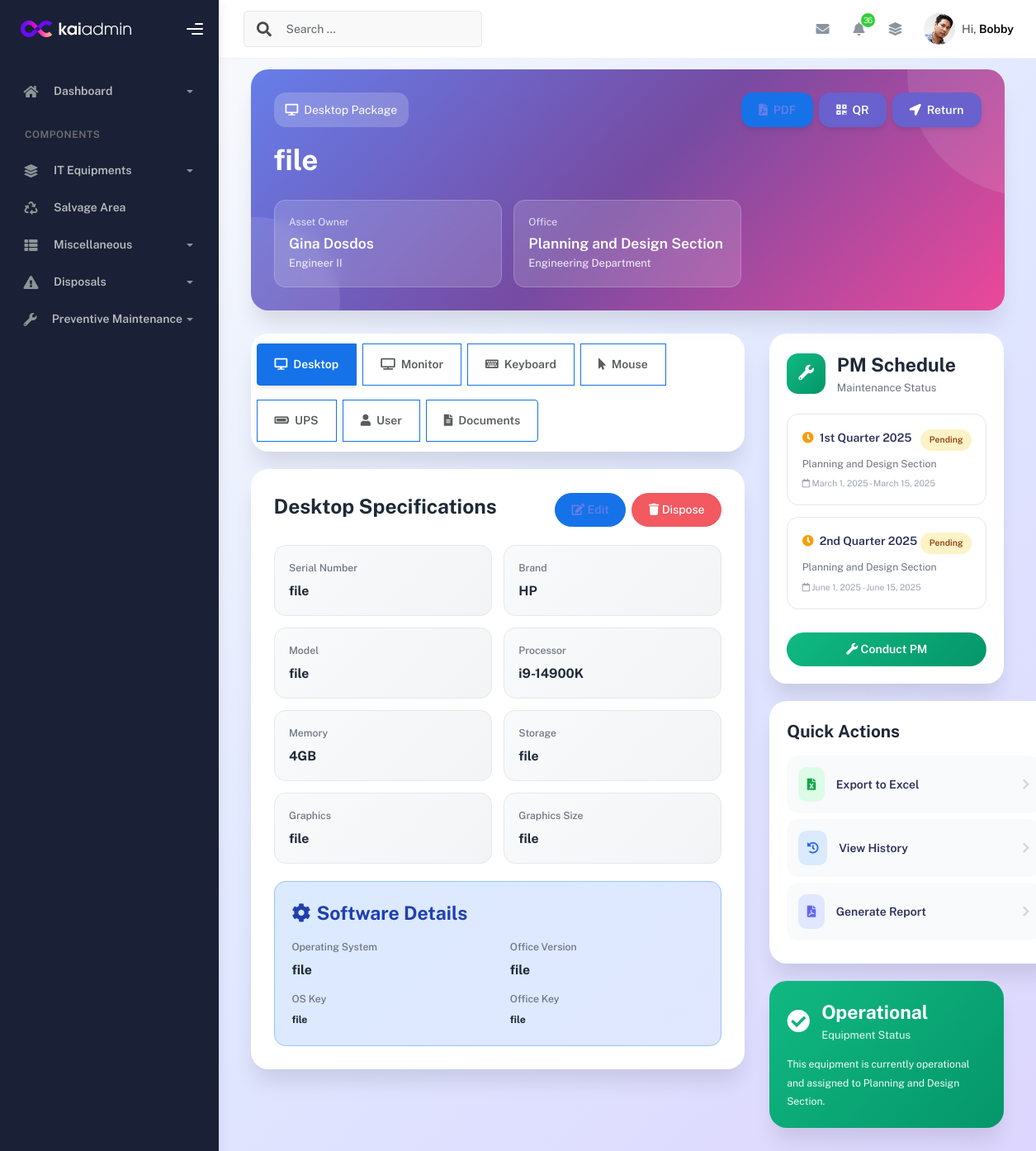
The page /desktop_details_view/55/ (signed in) on the database as committed earlier.
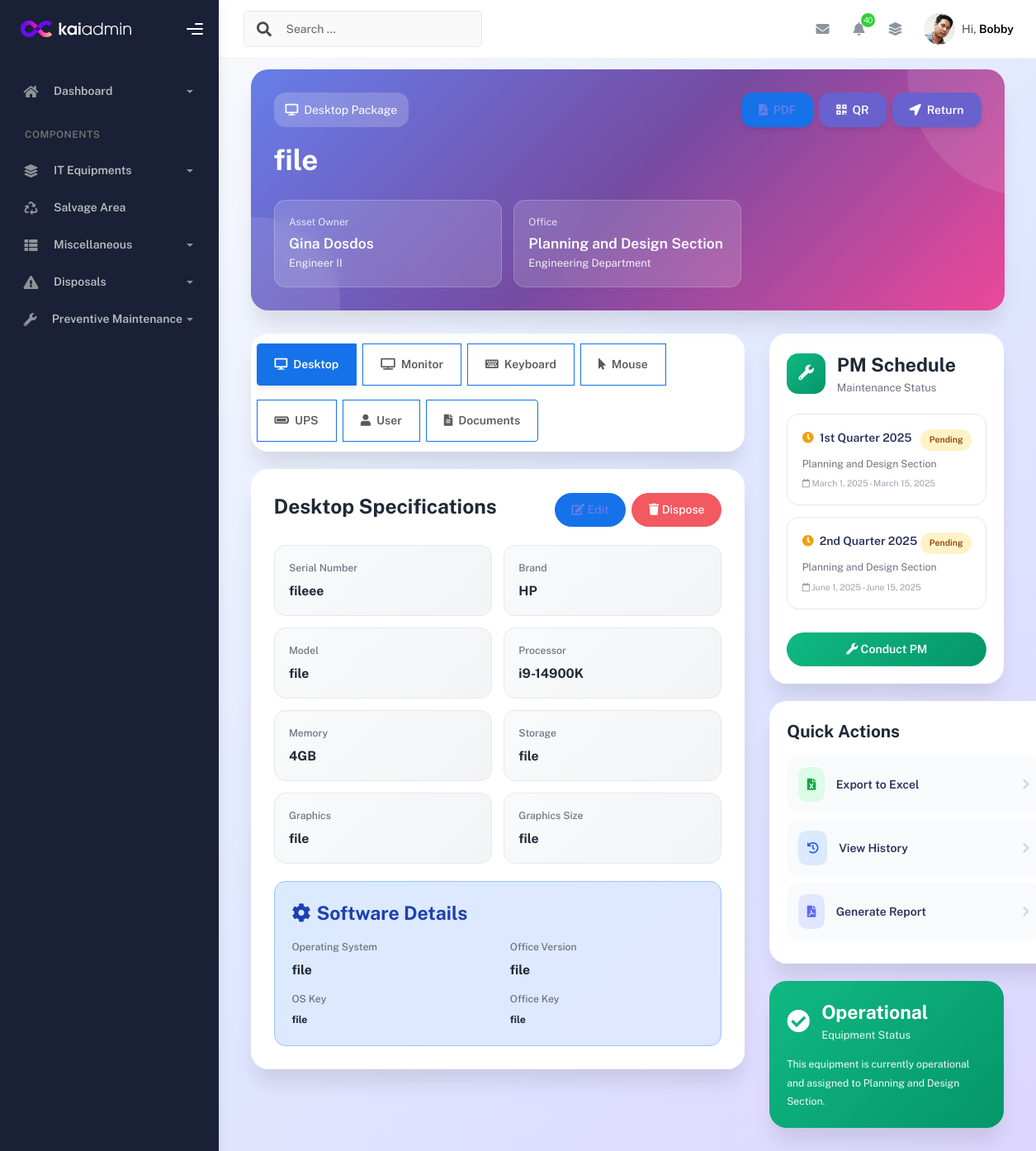
The same page on the database as committed later.
### inventory/models.py (models this page shows, shortened)
class DesktopDetails(models.Model):
    equipment_package = models.ForeignKey(
        Equipment_Package, related_name='desktop_details', on_delete=models.CASCADE
    )
    serial_no = models.CharField(max_length=255)
    serial_no_norm = models.CharField(
        max_length=255, null=True, blank=True,
        db_index=True, editable=False, unique=True
    )
    computer_name = models.CharField(max_length=255, unique=True, null=True)
    brand_name = models.ForeignKey(Brand, on_delete=models.SET_NULL, null=True, blank=True)
    model = models.CharField(max_length=255, null=True)
    processor = models.CharField(max_length=33, null=True)
    memory = models.CharField(max_length=100, null=True)
    drive = models.CharField(max_length=332, null=True)
    desktop_Graphics = models.CharField(max_length=100, blank=True, null=True)
    desktop_Graphics_Size = models.CharField(max_length=100, blank=True, null=True)
    desktop_OS = models.CharField(max_length=100, blank=True, null=True)
    desktop_Office = models.CharField(max_length=100, blank=True, null=True)
    desktop_OS_keys = models.CharField(max_length=100, blank=True, null=True)
    desktop_Office_keys = models.CharField(max_length=100, blank=True, null=True)
    is_disposed = models.BooleanField(default=False)
    created_at = models.DateTimeField(default=timezone.now)

class Brand(models.Model):
    name = models.CharField(max_length=100, unique=True)
    is_keyboard = models.BooleanField(default=False)
    is_mouse = models.BooleanField(default=False)
    is_monitor = models.BooleanField(default=False)
    is_ups = models.BooleanField(default=False)
    is_desktop = models.BooleanField(default=False)
    is_printer = models.BooleanField(default=False)
    is_laptop = models.BooleanField(default=False)
    def __str__(self):
        return self.name

### inventory/views.py (the view)
# urls.py: path('desktop_details_view/<int:package_id>/', views.desktop_details_view, name='desktop_details_view'),
@login_required
def desktop_details_view(request, package_id):
    equipment_package = get_object_or_404(Equipment_Package, id=package_id)
    desktop_details = DesktopDetails.objects.filter(equipment_package=equipment_package, is_disposed=False).first()
    if not equipment_package.qr_code:
        equipment_package.generate_qr_code()
        equipment_package.save()
    keyboard_detailsx = KeyboardDetails.objects.filter(equipment_package=equipment_package, is_disposed=False)
    mouse_details = MouseDetails.objects.filter(equipment_package=equipment_package, is_disposed=False)
    monitor_detailsx = MonitorDetails.objects.filter(equipment_package=equipment_package, is_disposed=False)
    ups_details = UPSDetails.objects.filter(equipment_package=equipment_package, is_disposed=False)
    documents_details = DocumentsDetails.objects.filter(equipment_package=equipment_package)
    user_details = UserDetails.objects.filter(equipment_package=equipment_package).first()
    disposed_desktop = DisposedDesktopDetail.objects.filter(desktop__equipment_package=equipment_package)
    disposed_keyboards = DisposedKeyboard.objects.filter(keyboard_dispose_db__equipment_package=equipment_package)
    disposed_mouse = DisposedMouse.objects.filter(mouse_db__equipment_package=equipment_package)
    disposed_monitor = DisposedMonitor.objects.filter(monitor_disposed_db__equipment_package=equipment_package)
    disposed_ups = DisposedUPS.objects.filter(ups_db__equipment_package=equipment_package)
    has_active_desktop = DesktopDetails.objects.filter(equipment_package=equipment_package, is_disposed=False).exists()
    has_active_keyboards = keyboard_detailsx.exists()
    has_active_mouse = mouse_details.exists()
    has_active_monitor = monitor_detailsx.exists()
    has_active_ups = ups_details.exists()
    desktops_disposed_filter = DesktopDetails.objects.filter(equipment_package=equipment_package, is_disposed=False)
    desktop_brands  = Brand.objects.filter(is_desktop=True)
    monitor_brands  = Brand.objects.filter(is_monitor=True)
    keyboard_brands = Brand.objects.filter(is_keyboard=True)
    mouse_brands    = Brand.objects.filter(is_mouse=True)
    ups_brands      = Brand.objects.filter(is_ups=True)
    pm_assignments = PMScheduleAssignment.objects.filter(
        equipment_package=equipment_package
    ).select_related(
        'pm_section_schedule__section',
        'pm_section_schedule__quarter_schedule'
    )
    maintenance_records = PreventiveMaintenance.objects.filter(
        equipment_package=equipment_package
    ).select_related(
        "pm_schedule_assignment__pm_section_schedule__quarter_schedule"
    ).order_by("-date_accomplished")
    enduser_history = EndUserChangeHistory.objects.filter(equipment_package=equipment_package)
    assetowner_history = AssetOwnerChangeHistory.objects.filter(equipment_package=equipment_package)
    employees = Employee.objects.all()
    salvaged_monitors = SalvagedMonitor.objects.filter(is_reassigned=False).order_by("-salvage_date")
    salvaged_keyboards = SalvagedKeyboard.objects.filter(is_reassigned=False).order_by("-salvage_date")
    salvaged_mice = SalvagedMouse.objects.filter(is_reassigned=False).order_by("-salvage_date")
    salvaged_ups = SalvagedUPS.objects.filter(is_reassigned=False).order_by("-salvage_date")
    salvaged_monitors_view = SalvagedMonitor.objects.filter(
        equipment_package=equipment_package,
        is_reassigned=False,
        is_disposed=False
    ).order_by("-salvage_date")
    salvaged_keyboards_view = SalvagedKeyboard.objects.filter(
        equipment_package=equipment_package,
        is_reassigned=False,
        is_disposed=False
    ).order_by("-salvage_date")
    salvaged_mice_view = SalvagedMouse.objects.filter(
        equipment_package=equipment_package,
        is_reassigned=False,
        is_disposed=False
    ).order_by("-salvage_date")
    salvaged_ups_view = SalvagedUPS.objects.filter(
        equipment_package=equipment_package,
        is_reassigned=False,
        is_disposed=False
    ).order_by("-salvage_date")
    return render(request, 'desktop_details_view.html', {
        'desktop_detailsx': desktop_details,
        'equipment_package': equipment_package,
        'keyboard_detailse': keyboard_detailsx.first(),
        'monitor_detailse': monitor_detailsx.first(),
        'mouse_detailse': mouse_details.first(),
        'ups_detailse': ups_details.first(),
        'documents_detailse': documents_details.first(),
        'user_details': user_details,
        'disposed_desktop': disposed_desktop,
        'disposed_keyboards': disposed_keyboards,
        'disposed_mouse': disposed_mouse,
        'disposed_monitor': disposed_monitor,
        'disposed_ups': disposed_ups,
        'has_active_desktop': has_active_desktop,
        'has_active_keyboards': has_active_keyboards,
        'has_active_mouse': has_active_mouse,
        'has_active_monitor': has_active_monitor,
        'has_active_ups': has_active_ups,
        'desktops_disposed_filter': desktops_disposed_filter,
        'desktop_brands': desktop_brands,
        'monitor_brands': monitor_brands,
        'keyboard_brands': keyboard_brands,
        'mouse_brands': mouse_brands,
        'ups_brands': ups_brands,
        'employees': employees,
        'enduser_history': enduser_history,
        'assetowner_history': assetowner_history,
        'pm_assignments': pm_assignments,
        'maintenance_records': maintenance_records,
        'salvaged_monitors': salvaged_monitors,
        'salvaged_keyboards': salvaged_keyboards,
        'salvaged_mice': salvaged_mice,
        'salvaged_ups': salvaged_ups,
        'salvaged_monitors_view': salvaged_monitors_view,
        'salvaged_keyboards_view': salvaged_keyboards_view,
        'salvaged_mice_view': salvaged_mice_view,
        'salvaged_ups_view': salvaged_ups_view,
    })

### inventory/models.py (called while the page is built)
    def __str__(self):
        return self.name

    @property
    def avatar_url(self):
        if self.avatar and hasattr(self.avatar, "url"):
            return self.avatar.url
        return "/static/img/default-avatar.png"

### templates/desktop_details_view.html (shortened to what the changed rows need)
{% extends 'base.html' %}
{% load static %}
{% block content %}
{% load custom_filters %}
<div class="modern-container">
  <div class="container-fluid">
    <div class="hero-header">
      <div class="hero-content">
        <div class="d-flex justify-content-between align-items-start flex-wrap">
          <div class="flex-grow-1">
            <div class="hero-badge">
              <i class="fas fa-desktop"></i>
              <span>Desktop Package</span>
            </div>
            <h1 class="hero-title">{{ desktop_detailsx.computer_name }}</h1>
            <div class="info-cards">
              <div class="info-card">
              </div>
              <div class="info-card">
              </div>
            </div>
          </div>
        </div>
      </div>
    </div>
    <div class="row">
      <div class="col-lg-8">
        <div class="tab-content" id="pills-tabContent">
          <div class="tab-pane fade show active" id="pills-desktop" role="tabpanel">
            <div class="modern-card">
              <div class="card-header-modern">
                <h2 class="card-title-modern">Desktop Specifications</h2>
              </div>
              {% if has_active_desktop %}
              <div class="spec-grid">
                <div class="spec-item">
                  <div class="spec-label">Serial Number</div>
                  <div class="spec-value">{{ desktop_detailsx.serial_no }}</div>
                </div>
                <div class="spec-item">
                  <div class="spec-label">Brand</div>
                  <div class="spec-value">{{ desktop_detailsx.brand_name }}</div>
                </div>
                <div class="spec-item">
                  <div class="spec-label">Model</div>
                  <div class="spec-value">{{ desktop_detailsx.model }}</div>
                </div>
                <div class="spec-item">
                  <div class="spec-label">Processor</div>
                  <div class="spec-value">{{ desktop_detailsx.processor }}</div>
                </div>
                <div class="spec-item">
                  <div class="spec-label">Memory</div>
                  <div class="spec-value">{{ desktop_detailsx.memory }}</div>
                </div>
                <div class="spec-item">
                  <div class="spec-label">Storage</div>
                  <div class="spec-value">{{ desktop_detailsx.drive }}</div>
                </div>
                <div class="spec-item">
                  <div class="spec-label">Graphics</div>
                  <div class="spec-value">{{ desktop_detailsx.desktop_Graphics|default:"—" }}</div>
                </div>
                <div class="spec-item">
                  <div class="spec-label">Graphics Size</div>
                  <div class="spec-value">{{ desktop_detailsx.desktop_Graphics_Size|default:"—" }}</div>
                </div>
              </div>
              <div class="software-section">
                <h3 class="software-title">
                  <i class="fas fa-cog"></i>
                  Software Details
                </h3>
                <div class="row">
                  <div class="col-md-6 mb-3">
                    <div class="spec-label">Operating System</div>
                    <div class="spec-value">{{ desktop_detailsx.desktop_OS|default:"—" }}</div>
                  </div>
                  <div class="col-md-6 mb-3">
                    <div class="spec-label">Office Version</div>
                    <div class="spec-value">{{ desktop_detailsx.desktop_Office|default:"—" }}</div>
                  </div>
                  <div class="col-md-6">
                    <div class="spec-label">OS Key</div>
                    <div class="spec-value" style="font-size: 0.875rem;">{{ desktop_detailsx.desktop_OS_keys|default:"—" }}</div>
                  </div>
                  <div class="col-md-6">
                    <div class="spec-label">Office Key</div>
                    <div class="spec-value" style="font-size: 0.875rem;">{{ desktop_detailsx.desktop_Office_keys|default:"—" }}</div>
                  </div>
                </div>
              </div>
              {% endif %}
            </div>
          </div>
        </div>
      </div>
    </div>
  </div>
</div>
{% include 'desktop/modals/key/add_keyboard_modal.html' %}
{% endblock %}

### templates/base.html (shortened to what the changed rows need)
{% load static %}
<!DOCTYPE html>
<html lang="en">
<head>
  {% block head %}
  <link rel="stylesheet" href="{% static 'css/bootstrap.min.css' %}">
  <link rel="stylesheet" href="{% static 'css/plugins.min.css' %}">
  <link rel="stylesheet" href="{% static 'css/kaiadmin.min.css' %}">
  <link rel="stylesheet" href="{% static 'css/fonts.min.css' %}">
  {% endblock %}
</head>
<body>
  <div class="wrapper">
    <div class="main-panel">
      {% block navbar %}
      <div class="main-header">
        <nav class="navbar navbar-header navbar-header-transparent navbar-expand-lg border-bottom">
          <div class="container-fluid">
            <ul class="navbar-nav topbar-nav ms-md-auto align-items-center">
              <li class="nav-item topbar-icon dropdown hidden-caret">
                <a class="nav-link dropdown-toggle" href="#" id="notifDropdown" role="button" data-bs-toggle="dropdown" aria-haspopup="true" aria-expanded="false">
                  <i class="fa fa-bell"></i>
                  {% if pending_pm_count > 0 %}
                    <span class="notification">{{ pending_pm_count }}</span>
                  {% endif %}
                </a>
              </li>
            </ul>
          </div>
        </nav>
      </div>
      {% endblock %}
      {% block content %}{% endblock %}
    </div>
</body>
</html>

Rows that differ between the two databases and show on the page:
changed DesktopDetails "file": serial_no "file" → "fileee"
Other text that changed with them:
{{ pending_pm_count }}: "36" → "40"
